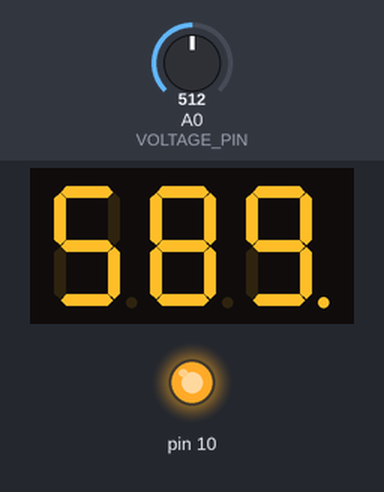
Bench run of a sketch on a simulated Arduino Uno, built with avr-gcc and run on an emulated ATmega328P. On the bench: 3-digit seven-segment display, output pins drawn as LEDs (lit = HIGH). Wiring (inferred from the names in the program): MAX7219 LED driver: CS pin 8. The test bench sets the inputs (shaded band); at power-on: A0 (VOLTAGE_PIN) = 512. Pins used as bus, display or sensor lines are not drawn.

Above: at 1.2 s.
1.3 s: A0 (VOLTAGE_PIN) set to 716
At 2.7 s:
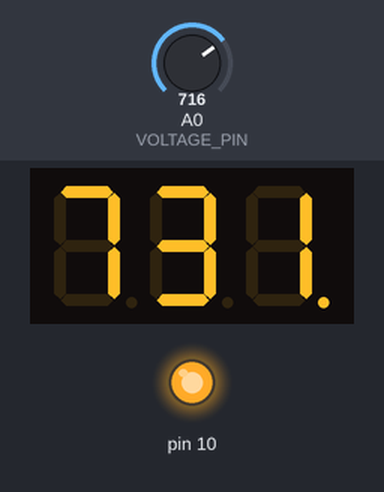
3.0 s: A0 (VOLTAGE_PIN) set to 900
At 4.0 s:
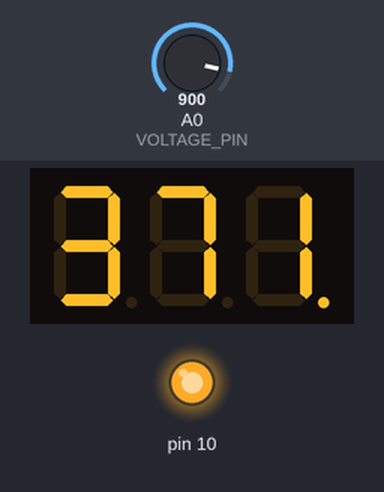
4.5 s: A0 (VOLTAGE_PIN) set to 1023
At 5.2 s:
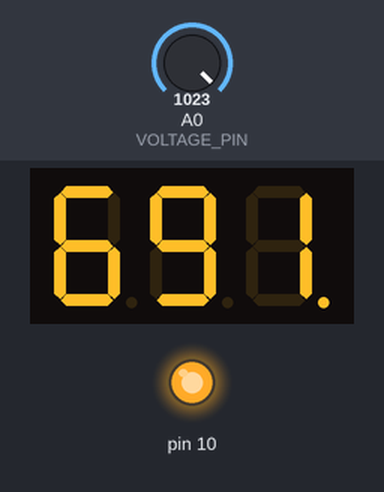
Timing chart, 0 to 7.5 s (numbered marks = the images above; inputs shaded):
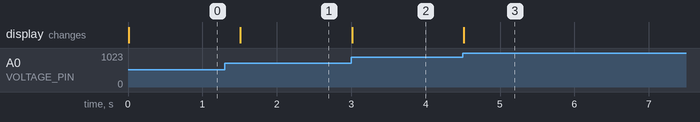

Measured:
- after the input at 1.3 s, the display: changes after 0.21 s (image 1)
- after the input at 3.0 s, the display: changes at once (image 2)
- after the input at 4.5 s, the display: changes at once (image 3)

The sketch:

voltageMeasure3DigitsTest.ino
```cpp
#include <SPI.h>     // подключаем библиотеку для работы с SPI

#define VOLTAGE_PIN A0
#define REF_VOLTAGE 5.0
#define MAX_ADC     1024.0

#define R1 4.7
#define R2 1.6

#define LOAD_PIN 8   // ножка, подключенная к выводу LOAD драйвера

void setup() {
   // Настраиваем ножку на работу в режиме выхода
  pinMode(LOAD_PIN, OUTPUT);

  // Устанавливаем порядок передачи бит в MSB для SPI
  SPI.setBitOrder(MSBFIRST);

  // Стартуем интерфейс SPI
  SPI.begin();

  // Пауза для микросхемы MAX7219,
  // чтобы драйвер после включения питания начал реагировать на команды
  delay(10);

  // Переходим в нормальный режим работы из состояния shutdown
  sendPacket(0x0C, 0x01);

// Настраиваем драйвер
  sendPacket(0x0B, 0x02); // используем два разряда
  sendPacket(0x09, 0x07); // внутреннее декодирование для каждого разряда
}

float adcValue = 0;
float inputVoltage;
float MeasuredVoltage;
int voltage;
byte digit1, digit2, digit3, tmp;
bool dot1 = false;

void loop() {
  adcValue = analogRead(VOLTAGE_PIN) + 0.5;  //  ADC Hardware rounds down

  // Convert measured adc value to the voltage
  MeasuredVoltage = adcValue * REF_VOLTAGE / MAX_ADC;

  // Calculate input voltage that correspond measured voltage
  inputVoltage = (R1 + R2) * MeasuredVoltage / R2;

  if (inputVoltage < 10) {
      dot1 = true;
      voltage = (int)(inputVoltage * 100);
  } else {
      voltage = (int)(inputVoltage * 10);
  }

  // Get digits of displayed voltage
  digit1 = voltage / 100;
  tmp =  voltage % 100;
  digit2 = tmp / 10;
  digit3 = tmp % 10;

  if (dot1) {
      digit1 |= 0b10000000;
  } else {
      digit2 |= 0b10000000;
  }

  // Display result
  sendPacket(0x01, digit1);
  sendPacket(0x02, digit2);
  sendPacket(0x03, digit3);

  delay(250);
}

void sendPacket(uint8_t address, uint8_t value) {
  // Ensure LOAD/CS is LOW
  digitalWrite(LOAD_PIN, LOW);

  // Send the register address
  SPI.transfer(address);

  // Send the value
  SPI.transfer(value);

  // Tell chip to load in data
  digitalWrite(LOAD_PIN, HIGH);
}
```
